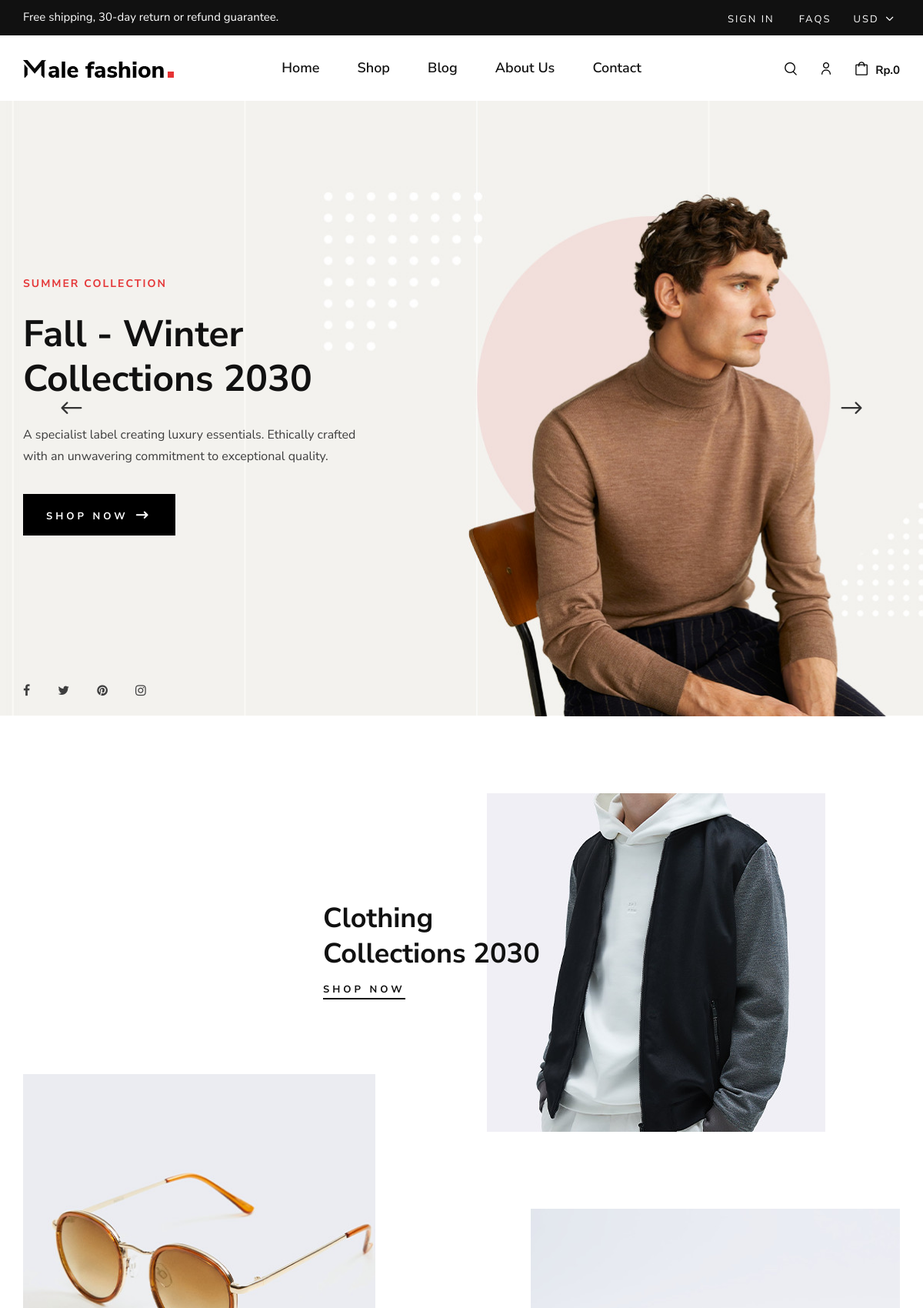
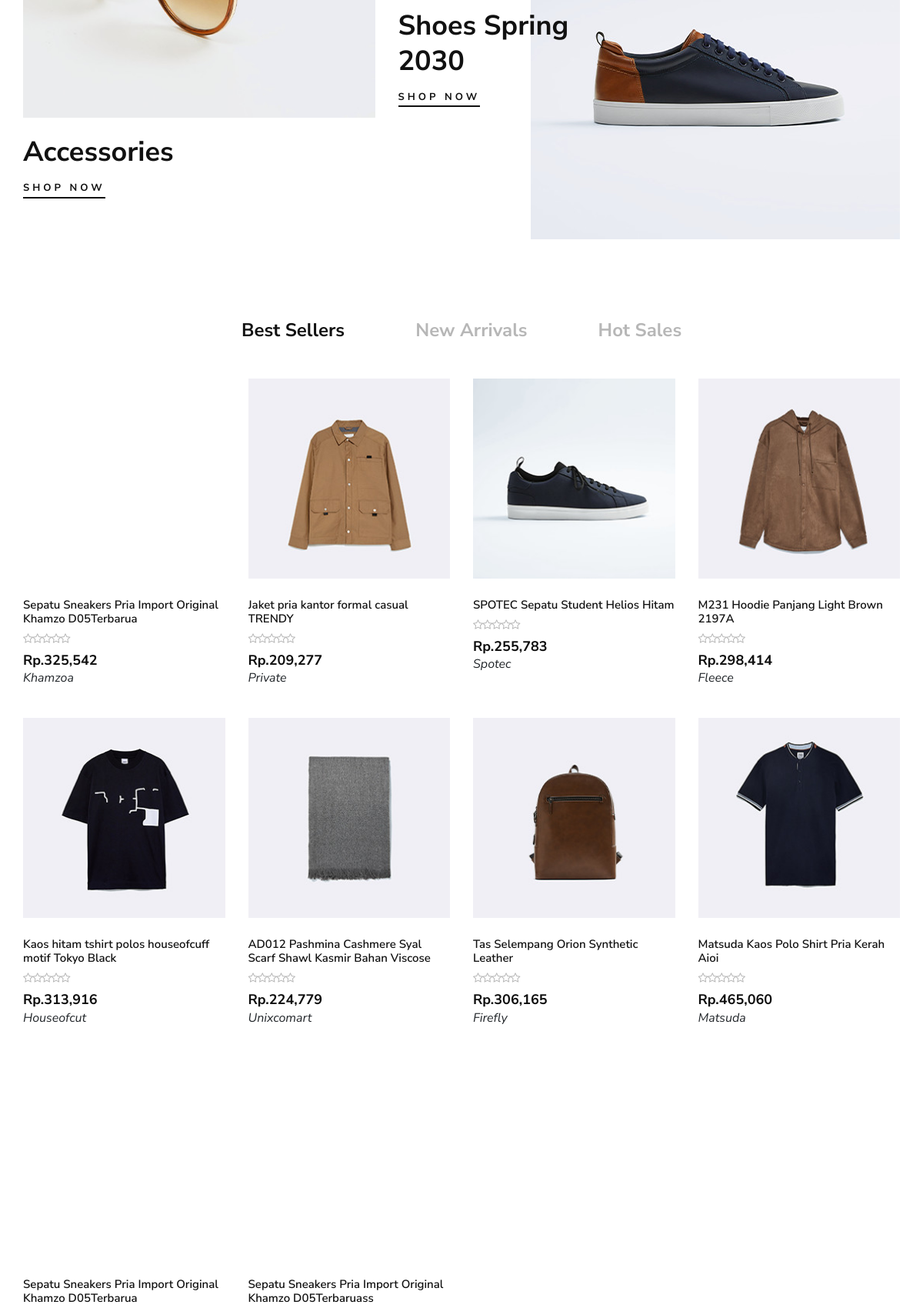
The page / (upper part) on the database its author committed (2 pictures, top to bottom).
### tables this page shows
CREATE TABLE `products` (
  `product_id` int(11) NOT NULL,
  `product_name` varchar(100) DEFAULT NULL,
  `product_brand` varchar(100) DEFAULT NULL,
  `product_category` varchar(100) DEFAULT NULL,
  `product_description` varchar(255) DEFAULT NULL,
  `product_criteria` varchar(50) DEFAULT NULL,
  `product_image1` varchar(100) DEFAULT NULL,
  `product_image2` varchar(100) DEFAULT NULL,
  `product_image3` varchar(100) DEFAULT NULL,
  `product_image4` varchar(100) DEFAULT NULL,
  `product_price` decimal(10,2) DEFAULT NULL,
  `special_offer` decimal(10,2) DEFAULT NULL,
  `product_color` varchar(50) DEFAULT NULL
);

### index.php (the view, shortened to what this page needs)
<?php
include('server/kurs.php');
include('server/connection.php');
$query_products = "select * from products";
$stmt_products = $conn->prepare($query_products);
$stmt_products->execute();
$products = $stmt_products->get_result();
include('layouts/header.php')
    ?>
<section class="hero">
    <div class="hero__slider owl-carousel">
        <div class="hero__items set-bg" data-setbg="img/hero/hero-1.jpg">
            <div class="container">
                <div class="row">
                    <div class="col-xl-5 col-lg-7 col-md-8">
                        <div class="hero__text">
                            <h6>Summer Collection</h6>
                            <h2>Fall - Winter Collections 2030</h2>
                            <p>A specialist label creating luxury essentials. Ethically crafted with an unwavering
                                commitment to exceptional quality.</p>
                            <a href="#" class="primary-btn">Shop now <span class="arrow_right"></span></a>
                            <div class="hero__social">
                                <a href="#"><i class="fa fa-facebook"></i></a>
                                <a href="#"><i class="fa fa-twitter"></i></a>
                                <a href="#"><i class="fa fa-pinterest"></i></a>
                                <a href="#"><i class="fa fa-instagram"></i></a>
                            </div>
                        </div>
                    </div>
                </div>
            </div>
        </div>
    </div>
</section>
<section class="banner spad">
    <div class="container">
        <div class="row">
            <div class="col-lg-7 offset-lg-4">
                <div class="banner__item">
                    <div class="banner__item__pic">
                        <img src="img/banner/banner-1.jpg" alt="">
                    </div>
                    <div class="banner__item__text">
                        <h2>Clothing Collections 2030</h2>
                        <a href="#">Shop now</a>
                    </div>
                </div>
            </div>
            <div class="col-lg-5">
                <div class="banner__item banner__item--middle">
                    <div class="banner__item__pic">
                        <img src="img/banner/banner-2.jpg" alt="">
                    </div>
                    <div class="banner__item__text">
                        <h2>Accessories</h2>
                        <a href="#">Shop now</a>
                    </div>
                </div>
            </div>
            <div class="col-lg-7">
                <div class="banner__item banner__item--last">
                    <div class="banner__item__pic">
                        <img src="img/banner/banner-3.jpg" alt="">
                    </div>
                    <div class="banner__item__text">
                        <h2>Shoes Spring 2030</h2>
                        <a href="#">Shop now</a>
                    </div>
                </div>
            </div>
        </div>
    </div>
</section>
<section class="product spad">
    <div class="container">
        <div class="row">
            <div class="col-lg-12">
                <ul class="filter__controls">
                    <li class="active" data-filter="*">Best Sellers</li>
                    <li data-filter=".new-arrivals">New Arrivals</li>
                    <li data-filter=".hot-sales">Hot Sales</li>
                </ul>
            </div>
        </div>
        <div class="row product__filter">
            <?php while ($row = $products->fetch_assoc()) { ?>
                <div class="col-lg-3 col-md-6 col-sm-6 col-md-6 col-sm-6 mix">
                    <div class="product__item">
                        <div class="product__item__pic set-bg" data-setbg="img/product/<?= $row['product_image1']; ?>">
                        </div>
                        <div class="product__item__text">
                            <h6>
                                <?= $row['product_name']; ?>
                            </h6>
                            <div class="rating">
                                <i class="fa fa-star-o"></i>
                                <i class="fa fa-star-o"></i>
                                <i class="fa fa-star-o"></i>
                                <i class="fa fa-star-o"></i>
                                <i class="fa fa-star-o"></i>
                            </div>
                            <h5>
                                <?= setRupiah(($row['product_price'] * $kurs_dollar)) ?>
                            </h5>
                            <em>
                                <?= $row['product_brand']; ?>
                            </em>
                        </div>
                    </div>
                </div>
            <?php } ?>
        </div>
    </div>
</section>
<?php include('layouts/footer.php'); ?>

### server/kurs.php
<?php
$kurs_dollar = 15502;
function setRupiah($price)
{
    $result = "Rp." . number_format($price, 0, ',', ',');
    echo $result;
}
?>

### css/style.css (style rules this page uses)
html, body { height: 100%; font-family: "Nunito Sans", sans-serif; -webkit-font-smoothing: antialiased; }
h1, h2, h3, h4, h5, h6 { margin: 0; color: #111111; font-weight: 400; font-family: "Nunito Sans", sans-serif; }
h2 { font-size: 36px; }
h5 { font-size: 18px; }
h6 { font-size: 16px; }
p { font-size: 15px; font-family: "Nunito Sans", sans-serif; color: #3d3d3d; font-weight: 400; line-height: 25px; margin: 0 0 15px 0; }
img { max-width: 100%; }
ul, ol { padding: 0; margin: 0; }
.set-bg { background-repeat: no-repeat; background-size: cover; background-position: top center; }
.spad { padding-top: 100px; padding-bottom: 100px; }
.primary-btn { display: inline-block; font-size: 13px; font-weight: 700; text-transform: uppercase; padding: 14px 30px; color: #ffffff; background: #000000; letter-spacing: 4px; }
.hero__slider.owl-carousel .owl-item.active .hero__text h6 { top: 0; opacity: 1; }
.hero__slider.owl-carousel .owl-item.active .hero__text h2 { top: 0; opacity: 1; }
.hero__slider.owl-carousel .owl-item.active .hero__text p { top: 0; opacity: 1; }
.hero__slider.owl-carousel .owl-item.active .hero__text .primary-btn { top: 0; opacity: 1; }
.hero__items { height: 800px; padding-top: 230px; }
.hero__text h6 { color: #e53637; font-size: 14px; font-weight: 700; text-transform: uppercase; letter-spacing: 2px; margin-bottom: 28px; position: relative; top: 100px; opacity: 0; -webkit-transition: all, 0.3s; -o-transition: all, 0.3s; transition: all, 0.3s; }
.hero__text h2 { color: #111111; font-size: 48px; font-weight: 700; line-height: 58px; margin-bottom: 30px; position: relative; top: 100px; opacity: 0; -webkit-transition: all, 0.6s; -o-transition: all, 0.6s; transition: all, 0.6s; }
.hero__text p { font-size: 16px; line-height: 28px; margin-bottom: 35px; position: relative; top: 100px; opacity: 0; -webkit-transition: all, 0.9s; -o-transition: all, 0.9s; transition: all, 0.9s; }
.hero__text .primary-btn { position: relative; top: 100px; opacity: 0; -webkit-transition: all, 1.1s; -o-transition: all, 1.1s; transition: all, 1.1s; }
.hero__text .primary-btn span { font-size: 20px; position: relative; top: 4px; font-weight: 700; }
.hero__social { margin-top: 190px; }
.hero__social a { font-size: 16px; color: #3d3d3d; display: inline-block; margin-right: 32px; }
.hero__social a:last-child { margin-right: 0; }
.banner__item { position: relative; overflow: hidden; }
.banner__item.banner__item--middle { margin-top: -75px; }
.banner__item.banner__item--middle .banner__item__pic { float: none; }
.banner__item.banner__item--middle .banner__item__text { position: relative; top: 0; left: 0; max-width: 100%; padding-top: 22px; }
.banner__item.banner__item--last { margin-top: 100px; }
.banner__item__pic { float: right; }
.banner__item__text { max-width: 300px; position: absolute; left: 0; top: 140px; }
.banner__item__text h2 { color: #111111; font-weight: 700; line-height: 46px; margin-bottom: 10px; }
.banner__item__text a { display: inline-block; color: #111111; font-size: 13px; font-weight: 700; letter-spacing: 4px; text-transform: uppercase; padding: 3px 0; position: relative; }
.banner__item__text a:after { position: absolute; left: 0; bottom: 0; width: 100%; height: 2px; background: #111111; content: ""; -webkit-transition: all, 0.3s; -o-transition: all, 0.3s; transition: all, 0.3s; }
.product { padding-top: 0; padding-bottom: 60px; }
.filter__controls { text-align: center; margin-bottom: 45px; }
.filter__controls li { color: #b7b7b7; font-size: 24px; font-weight: 700; list-style: none; display: inline-block; margin-right: 88px; cursor: pointer; }
.filter__controls li:last-child { margin-right: 0; }
.filter__controls li.active { color: #111111; }
.product__item { overflow: hidden; margin-bottom: 40px; }
.product__item__pic { height: 260px; position: relative; background-position: center center; }
.product__item__text { padding-top: 25px; position: relative; }
.product__item__text h6 { color: #111111; font-size: 15px; font-weight: 600; margin-bottom: 5px; -webkit-transition: all, 0.3s; -o-transition: all, 0.3s; transition: all, 0.3s; }
.product__item__text .rating { margin-bottom: 6px; }
.product__item__text .rating i { font-size: 14px; color: #b7b7b7; margin-right: -5px; }
.product__item__text h5 { color: #0d0d0d; font-weight: 700; }
@media only screen and (min-width: 1200px) { .container { max-width: 1170px; } }

### rows shown on the page
products: product_name "Sepatu Sneakers Pria Import Original Khamzo D05Terbarua", result "Rp.325,542", product_brand "Khamzoa"
products: shows a picture, product_name "Jaket pria kantor formal casual TRENDY", result "Rp.209,277", product_brand "Private"
products: shows a picture, product_name "SPOTEC Sepatu Student Helios Hitam", result "Rp.255,783", product_brand "Spotec"
products: shows a picture, product_name "M231 Hoodie Panjang Light Brown 2197A", result "Rp.298,414", product_brand "Fleece"
products: shows a picture, product_name "Kaos hitam tshirt polos houseofcuff motif Tokyo Black", result "Rp.313,916", product_brand "Houseofcut"
products: shows a picture, product_name "AD012 Pashmina Cashmere Syal Scarf Shawl Kasmir Bahan Viscose", result "Rp.224,779", product_brand "Unixcomart"
products: shows a picture, product_name "Tas Selempang Orion Synthetic Leather", result "Rp.306,165", product_brand "Firefly"
products: shows a picture, product_name "Matsuda Kaos Polo Shirt Pria Kerah Aioi", result "Rp.465,060", product_brand "Matsuda"
products: product_name "Sepatu Sneakers Pria Import Original Khamzo D05Terbarua"
products: product_name "Sepatu Sneakers Pria Import Original Khamzo D05Terbaruass"

### other values the page prints
$result "Rp.0"
